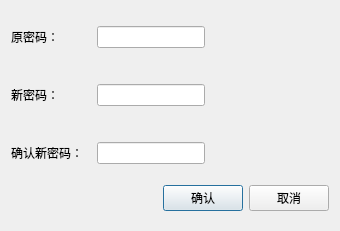
<?xml version="1.0" encoding="UTF-8"?>
<ui version="4.0">
 <class>ChangePassword</class>
 <widget class="QDialog" name="ChangePassword">
  <property name="geometry">
   <rect>
    <x>0</x>
    <y>0</y>
    <width>340</width>
    <height>231</height>
   </rect>
  </property>
  <property name="windowTitle">
   <string>修改密码</string>
  </property>
  <layout class="QVBoxLayout" name="verticalLayout">
   <item>
    <layout class="QHBoxLayout" name="horizontalLayout">
     <item>
      <widget class="QLabel" name="label">
       <property name="sizePolicy">
        <sizepolicy hsizetype="Fixed" vsizetype="Preferred">
         <horstretch>0</horstretch>
         <verstretch>0</verstretch>
        </sizepolicy>
       </property>
       <property name="minimumSize">
        <size>
         <width>80</width>
         <height>0</height>
        </size>
       </property>
       <property name="text">
        <string>原密码：</string>
       </property>
      </widget>
     </item>
     <item>
      <widget class="QLineEdit" name="editPasswordOld">
       <property name="sizePolicy">
        <sizepolicy hsizetype="Fixed" vsizetype="Fixed">
         <horstretch>0</horstretch>
         <verstretch>0</verstretch>
        </sizepolicy>
       </property>
       <property name="echoMode">
        <enum>QLineEdit::Password</enum>
       </property>
      </widget>
     </item>
     <item>
      <widget class="QLabel" name="label_4">
       <property name="styleSheet">
        <string>color: rgb(255, 0, 0);</string>
       </property>
       <property name="text">
        <string/>
       </property>
      </widget>
     </item>
    </layout>
   </item>
   <item>
    <layout class="QHBoxLayout" name="horizontalLayout_2">
     <item>
      <widget class="QLabel" name="label_2">
       <property name="sizePolicy">
        <sizepolicy hsizetype="Fixed" vsizetype="Preferred">
         <horstretch>0</horstretch>
         <verstretch>0</verstretch>
        </sizepolicy>
       </property>
       <property name="minimumSize">
        <size>
         <width>80</width>
         <height>0</height>
        </size>
       </property>
       <property name="text">
        <string>新密码：</string>
       </property>
      </widget>
     </item>
     <item>
      <widget class="QLineEdit" name="editPasswordNew">
       <property name="sizePolicy">
        <sizepolicy hsizetype="Fixed" vsizetype="Fixed">
         <horstretch>0</horstretch>
         <verstretch>0</verstretch>
        </sizepolicy>
       </property>
       <property name="echoMode">
        <enum>QLineEdit::Password</enum>
       </property>
      </widget>
     </item>
     <item>
      <widget class="QLabel" name="label_5">
       <property name="styleSheet">
        <string>color: rgb(255, 0, 0);</string>
       </property>
       <property name="text">
        <string/>
       </property>
      </widget>
     </item>
    </layout>
   </item>
   <item>
    <layout class="QHBoxLayout" name="horizontalLayout_3">
     <item>
      <widget class="QLabel" name="label_3">
       <property name="sizePolicy">
        <sizepolicy hsizetype="Fixed" vsizetype="Preferred">
         <horstretch>0</horstretch>
         <verstretch>0</verstretch>
        </sizepolicy>
       </property>
       <property name="minimumSize">
        <size>
         <width>80</width>
         <height>0</height>
        </size>
       </property>
       <property name="text">
        <string>确认新密码：</string>
       </property>
      </widget>
     </item>
     <item>
      <widget class="QLineEdit" name="editPasswordNewConfirm">
       <property name="sizePolicy">
        <sizepolicy hsizetype="Fixed" vsizetype="Fixed">
         <horstretch>0</horstretch>
         <verstretch>0</verstretch>
        </sizepolicy>
       </property>
       <property name="echoMode">
        <enum>QLineEdit::Password</enum>
       </property>
      </widget>
     </item>
     <item>
      <widget class="QLabel" name="label_6">
       <property name="styleSheet">
        <string>color: rgb(255, 0, 0);</string>
       </property>
       <property name="text">
        <string/>
       </property>
      </widget>
     </item>
    </layout>
   </item>
   <item>
    <layout class="QHBoxLayout" name="horizontalLayout_4">
     <property name="spacing">
      <number>6</number>
     </property>
     <property name="leftMargin">
      <number>0</number>
     </property>
     <property name="rightMargin">
      <number>0</number>
     </property>
     <property name="bottomMargin">
      <number>9</number>
     </property>
     <item>
      <spacer name="horizontalSpacer">
       <property name="orientation">
        <enum>Qt::Horizontal</enum>
       </property>
       <property name="sizeHint" stdset="0">
        <size>
         <width>40</width>
         <height>20</height>
        </size>
       </property>
      </spacer>
     </item>
     <item>
      <widget class="QPushButton" name="buttonEnter">
       <property name="text">
        <string>确认</string>
       </property>
      </widget>
     </item>
     <item>
      <widget class="QPushButton" name="buttonCancel">
       <property name="text">
        <string>取消</string>
       </property>
      </widget>
     </item>
    </layout>
   </item>
  </layout>
 </widget>
 <resources/>
 <connections/>
</ui>
